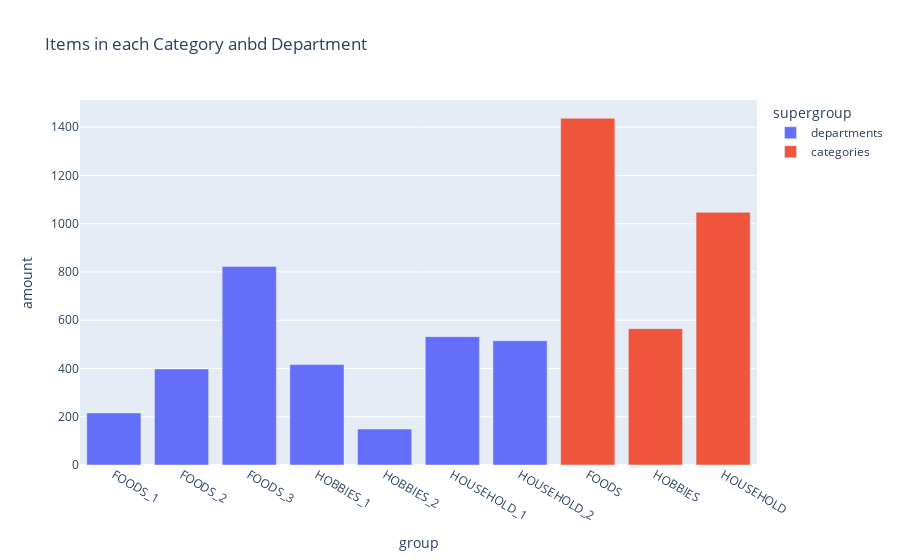

The notebook cell this image was saved under:
### Markdown cell above
All stores sell all the products at some time, so different stores haven't chosen to stock different things.

### Code cell
# find the amount of each product type
dep_breakdown = \
(df
.groupby('item_id')
.first()
.groupby(['dept_id'])
.size()
.rename('amount')
.sort_index()
.to_frame()
.reset_index()
.rename(columns={'dept_id':'group'}))

cat_breakdown = \
(df
.groupby('item_id')
.first()
.groupby(['cat_id'])
.size()
.rename('amount')
.sort_index()
.to_frame()
.reset_index()
.rename(columns={'cat_id':'group'}))

breakdown = pd.concat(
    [dep_breakdown,cat_breakdown],
    keys=['departments','categories'],
    names=['supergroup'],
    axis=0).reset_index()

px.bar(breakdown, x='group', y='amount', color='supergroup', title="Items in each Category anbd Department")

### Figure 1 — Plotly figure (JSON) as saved in the notebook; plotly's stock layout.template omitted (floating-point values rounded to 4 significant figures)
{"data": [{"alignmentgroup": "True", "hoverlabel": {"namelength": 0}, "hovertemplate": "supergroup=departments<br>group=%{x}<br>amount=%{y}", "legendgroup": "departments", "marker": {"color": "#636efa"}, "name": "departments", "offsetgroup": "departments", "orientation": "v", "showlegend": true, "textposition": "auto", "type": "bar", "x": ["FOODS_1", "FOODS_2", "FOODS_3", "HOBBIES_1", "HOBBIES_2", "HOUSEHOLD_1", "HOUSEHOLD_2"], "xaxis": "x", "y": [216, 398, 823, 416, 149, 532, 515], "yaxis": "y"}, {"alignmentgroup": "True", "hoverlabel": {"namelength": 0}, "hovertemplate": "supergroup=categories<br>group=%{x}<br>amount=%{y}", "legendgroup": "categories", "marker": {"color": "#EF553B"}, "name": "categories", "offsetgroup": "categories", "orientation": "v", "showlegend": true, "textposition": "auto", "type": "bar", "x": ["FOODS", "HOBBIES", "HOUSEHOLD"], "xaxis": "x", "y": [1437, 565, 1047], "yaxis": "y"}], "layout": {"barmode": "relative", "legend": {"title": {"text": "supergroup"}, "tracegroupgap": 0}, "title": {"text": "Items in each Category anbd Department"}, "xaxis": {"anchor": "y", "domain": [0, 1], "title": {"text": "group"}}, "yaxis": {"anchor": "x", "domain": [0, 1], "title": {"text": "amount"}}}}
